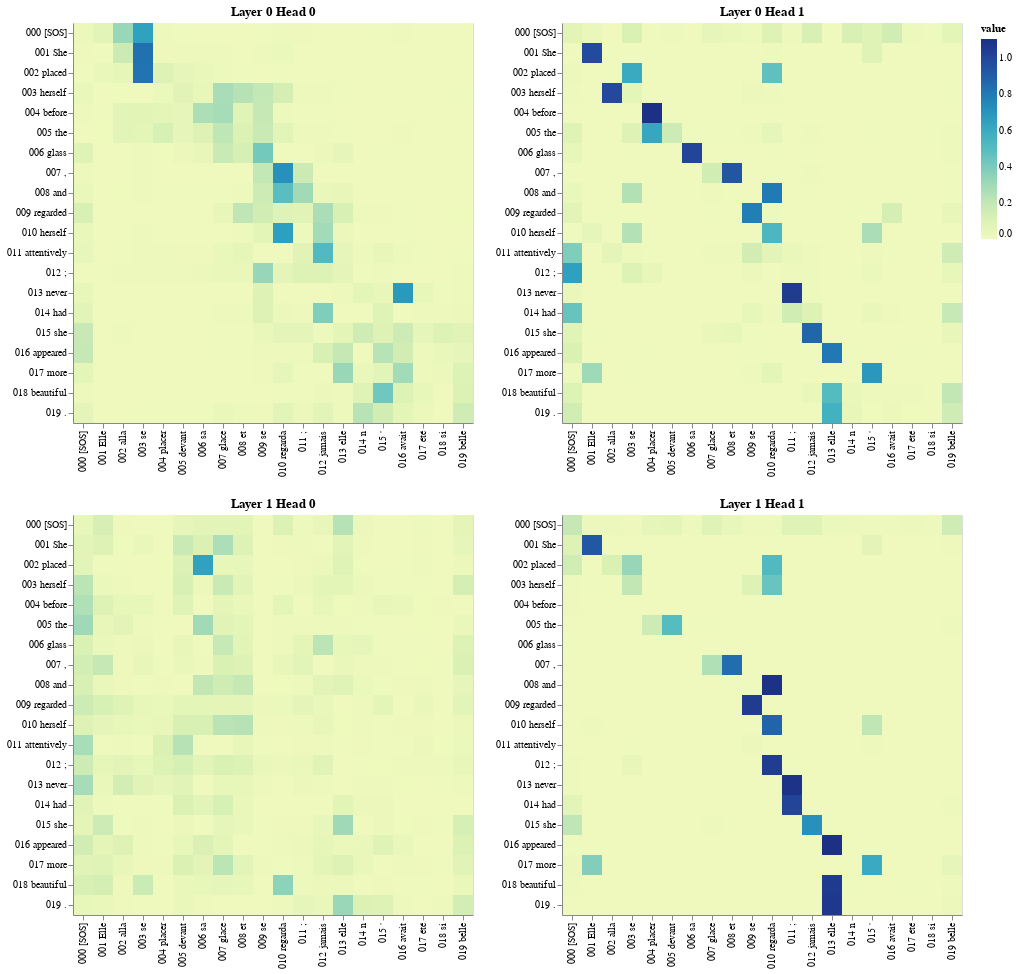

Notebook source saved alongside this figure:
### Code cell
# Encoder-Decoder Cross-Attention
get_all_attention_maps("encoder-decoder", layers, heads, encoder_input_tokens, decoder_input_tokens, min(20, sentence_len))

### Figure 1 — Vega-Lite specification as saved in the notebook (floating-point values rounded to 4 significant figures; data arrays with more than 128 entries replaced by an {"elided": "..."} marker saying what was removed)
{"config": {"view": {"continuousWidth": 300, "continuousHeight": 300}}, "vconcat": [{"hconcat": [{"data": {"name": "data-3c4432c29b451fd18b9d4b2aa3702962"}, "mark": {"type": "rect"}, "encoding": {"color": {"field": "value", "type": "quantitative"}, "tooltip": [{"field": "row", "type": "quantitative"}, {"field": "column", "type": "quantitative"}, {"field": "value", "type": "quantitative"}, {"field": "row_token", "type": "nominal"}, {"field": "col_token", "type": "nominal"}], "x": {"axis": {"title": ""}, "field": "col_token", "type": "nominal"}, "y": {"axis": {"title": ""}, "field": "row_token", "type": "nominal"}}, "height": 400, "name": "view_113", "title": "Layer 0 Head 0", "width": 400}, {"data": {"name": "data-a15b1e3513c691e6899e3a14362d5da2"}, "mark": {"type": "rect"}, "encoding": {"color": {"field": "value", "type": "quantitative"}, "tooltip": [{"field": "row", "type": "quantitative"}, {"field": "column", "type": "quantitative"}, {"field": "value", "type": "quantitative"}, {"field": "row_token", "type": "nominal"}, {"field": "col_token", "type": "nominal"}], "x": {"axis": {"title": ""}, "field": "col_token", "type": "nominal"}, "y": {"axis": {"title": ""}, "field": "row_token", "type": "nominal"}}, "height": 400, "name": "view_114", "title": "Layer 0 Head 1", "width": 400}]}, {"hconcat": [{"data": {"name": "data-9d54f93a19031032053946eb11069cee"}, "mark": {"type": "rect"}, "encoding": {"color": {"field": "value", "type": "quantitative"}, "tooltip": [{"field": "row", "type": "quantitative"}, {"field": "column", "type": "quantitative"}, {"field": "value", "type": "quantitative"}, {"field": "row_token", "type": "nominal"}, {"field": "col_token", "type": "nominal"}], "x": {"axis": {"title": ""}, "field": "col_token", "type": "nominal"}, "y": {"axis": {"title": ""}, "field": "row_token", "type": "nominal"}}, "height": 400, "name": "view_115", "title": "Layer 1 Head 0", "width": 400}, {"data": {"name": "data-6bcf6adaa11096854af56821cbcfc5b3"}, "mark": {"type": "rect"}, "encoding": {"color": {"field": "value", "type": "quantitative"}, "tooltip": [{"field": "row", "type": "quantitative"}, {"field": "column", "type": "quantitative"}, {"field": "value", "type": "quantitative"}, {"field": "row_token", "type": "nominal"}, {"field": "col_token", "type": "nominal"}], "x": {"axis": {"title": ""}, "field": "col_token", "type": "nominal"}, "y": {"axis": {"title": ""}, "field": "row_token", "type": "nominal"}}, "height": 400, "name": "view_116", "title": "Layer 1 Head 1", "width": 400}]}], "params": [{"name": "param_113", "select": {"type": "interval", "encodings": ["x", "y"]}, "bind": "scales", "views": ["view_113"]}, {"name": "param_114", "select": {"type": "interval", "encodings": ["x", "y"]}, "bind": "scales", "views": ["view_114"]}, {"name": "param_115", "select": {"type": "interval", "encodings": ["x", "y"]}, "bind": "scales", "views": ["view_115"]}, {"name": "param_116", "select": {"type": "interval", "encodings": ["x", "y"]}, "bind": "scales", "views": ["view_116"]}], "$schema": "https://vega.github.io/schema/vega-lite/v5.14.1.json", "datasets": {"data-3c4432c29b451fd18b9d4b2aa3702962": {"elided": "400 records"}, "data-a15b1e3513c691e6899e3a14362d5da2": {"elided": "400 records"}, "data-9d54f93a19031032053946eb11069cee": {"elided": "400 records"}, "data-6bcf6adaa11096854af56821cbcfc5b3": {"elided": "400 records"}}}
